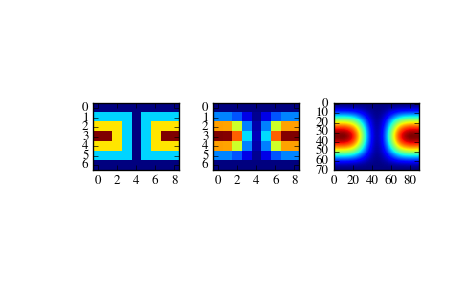

Write Python code to recreate this figure.
# Suppose we have global data on a coarse grid (the input data does not
# have to be on a grid):

theta = np.linspace(0., np.pi, 7)
phi = np.linspace(0., 2*np.pi, 9)
data = np.empty((theta.shape[0], phi.shape[0]))
data[:,0], data[0,:], data[-1,:] = 0., 0., 0.
data[1:-1,1], data[1:-1,-1] = 1., 1.
data[1,1:-1], data[-2,1:-1] = 1., 1.
data[2:-2,2], data[2:-2,-2] = 2., 2.
data[2,2:-2], data[-3,2:-2] = 2., 2.
data[3,3:-2] = 3.
data = np.roll(data, 4, 1)

# We need to set up the interpolator object

lats, lons = np.meshgrid(theta, phi)
from scipy.interpolate import SmoothSphereBivariateSpline
lut = SmoothSphereBivariateSpline(lats.ravel(), lons.ravel(),
                                  data.T.ravel(), s=3.5)

# As a first test, we'll see what the algorithm returns when run on the
# input coordinates

data_orig = lut(theta, phi)

# Finally we interpolate the data to a finer grid

fine_lats = np.linspace(0., np.pi, 70)
fine_lons = np.linspace(0., 2 * np.pi, 90)

data_smth = lut(fine_lats, fine_lons)

import matplotlib.pyplot as plt
fig = plt.figure()
ax1 = fig.add_subplot(131)
ax1.imshow(data, interpolation='nearest')
ax2 = fig.add_subplot(132)
ax2.imshow(data_orig, interpolation='nearest')
ax3 = fig.add_subplot(133)
ax3.imshow(data_smth, interpolation='nearest')
plt.show()
